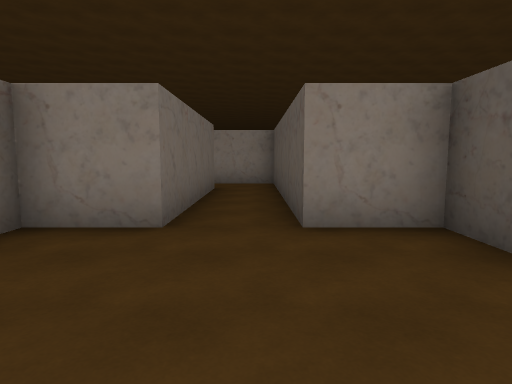
[1] (above)

24 first-person views from a walk through a scene from a Unity 3-D project. The camera is 1.5 m above the floor, tilts 6° down and sees 75° across. The floor is counted in squares, 2 m on a side. Each view is taken from the middle of a square. On the plan, view 1 faces up. The plan holds only what a view shows up to about 11 squares ahead; the rest is blank. The place goes on beyond the plan.

[2]
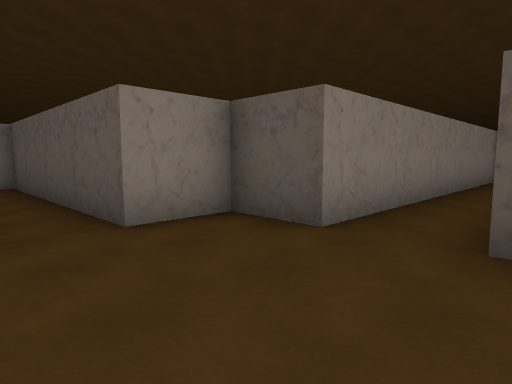

[3]
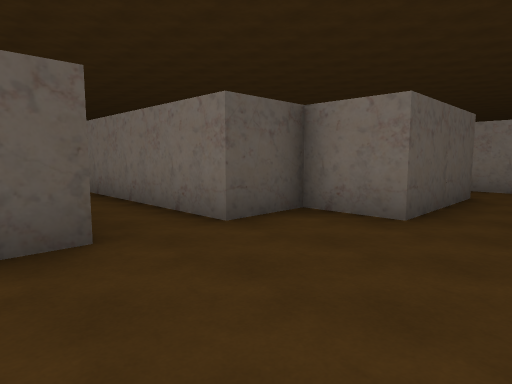

[4]
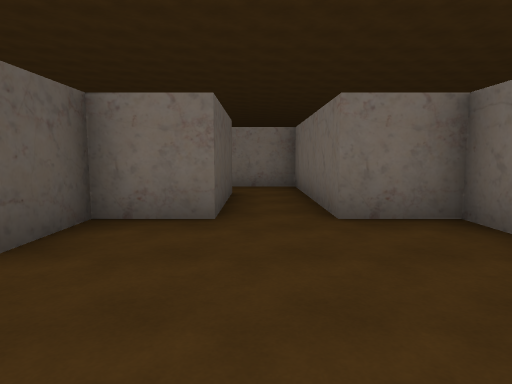

[5]
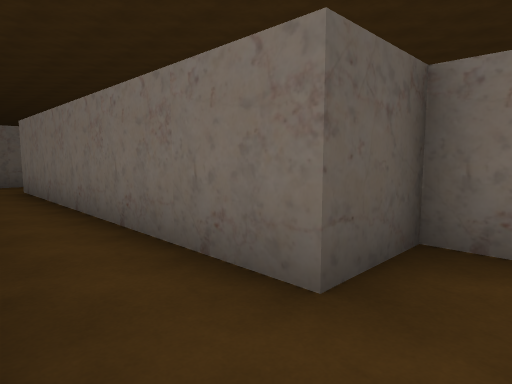

[6]
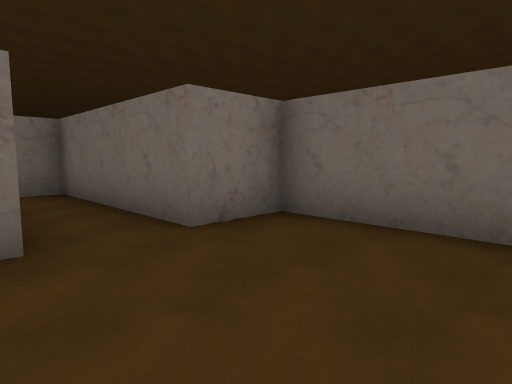

[7]
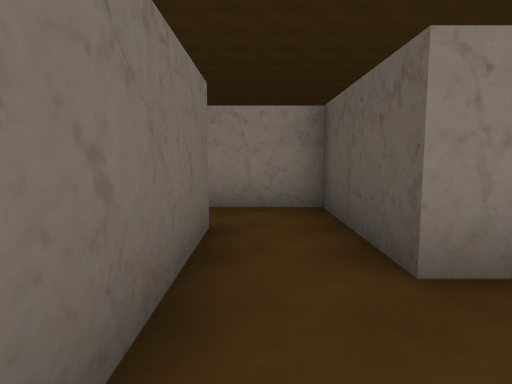

[8]
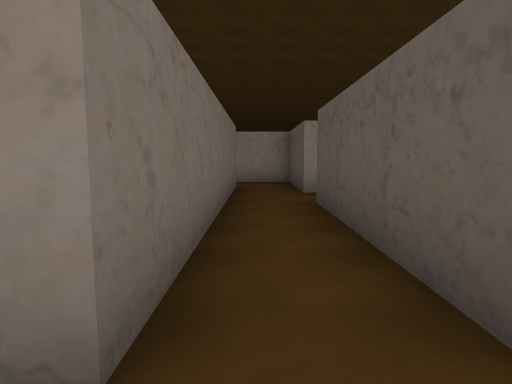

[9]
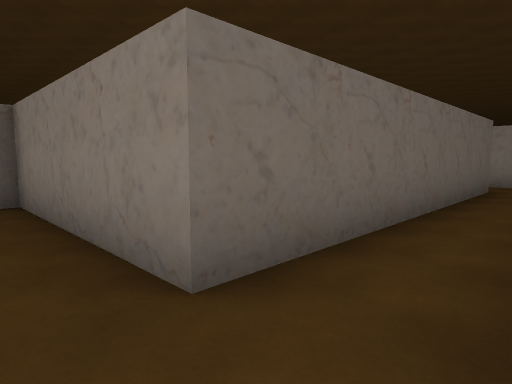

[10]
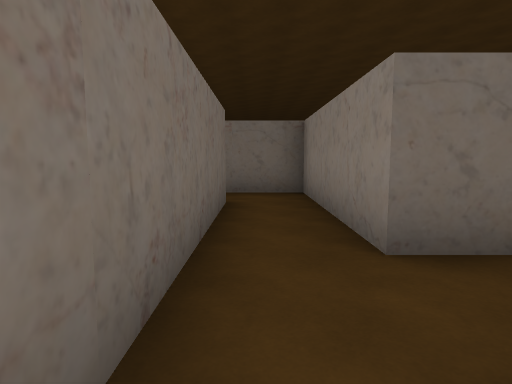

[11]
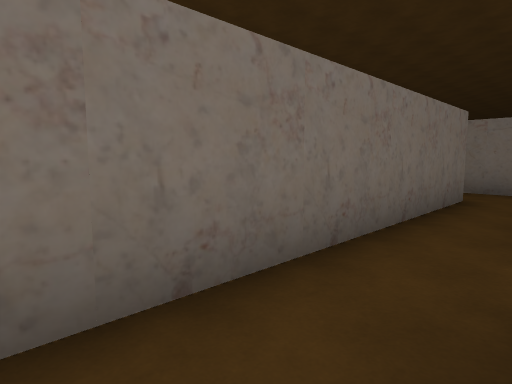

[12]
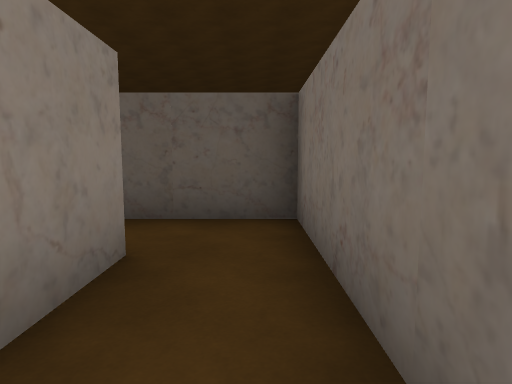

[13]
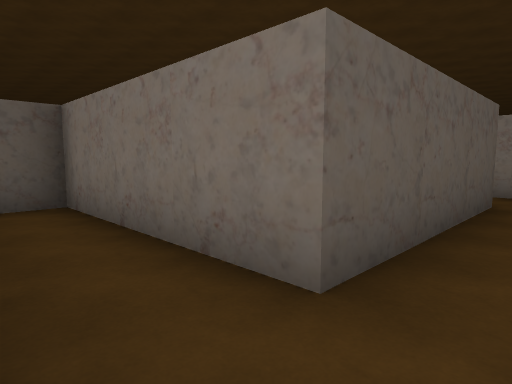

[14]
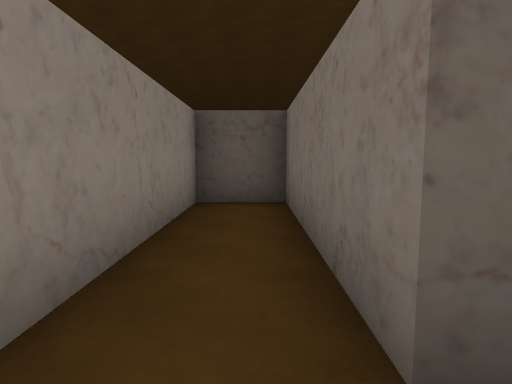

[15]
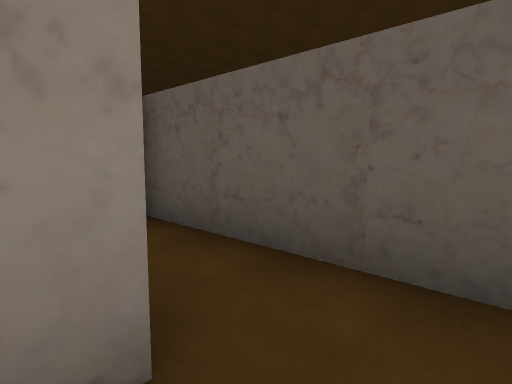

[16]
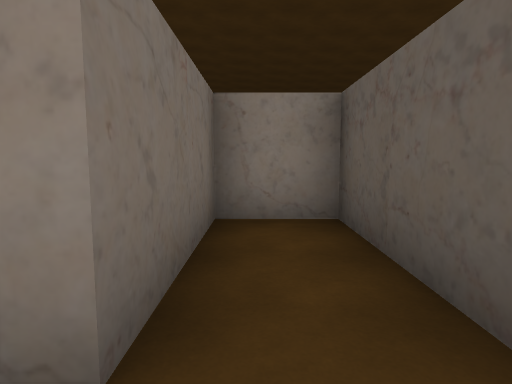

[17]
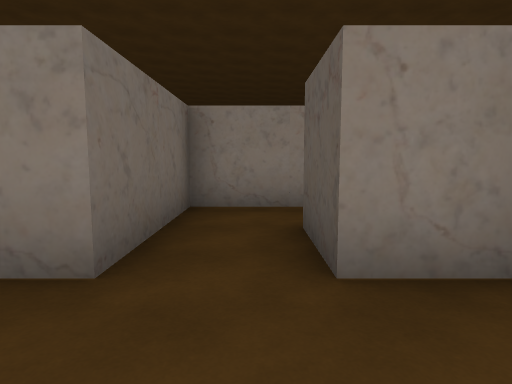

[18]
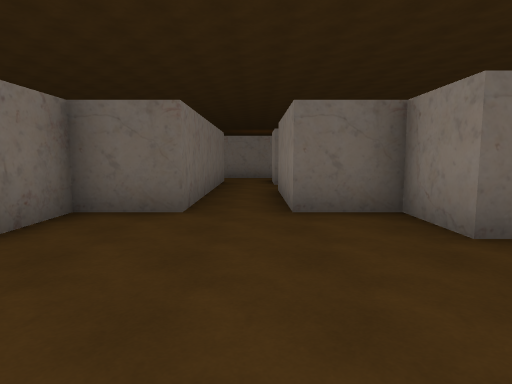

[19]
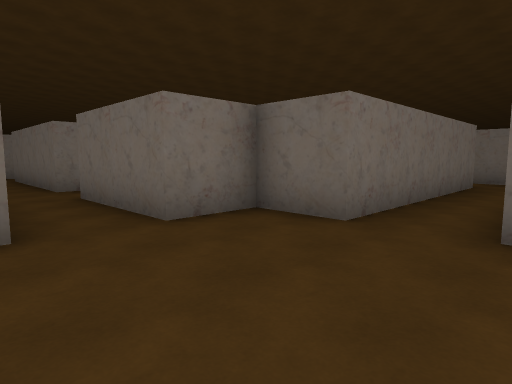

[20]
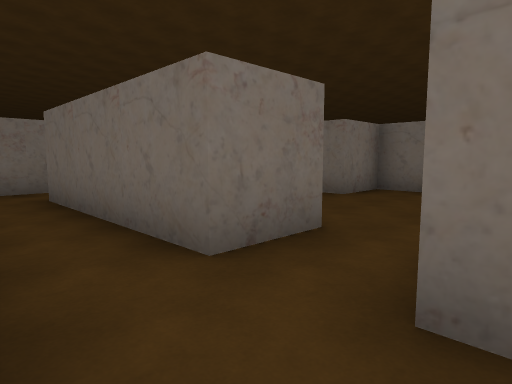

[21]
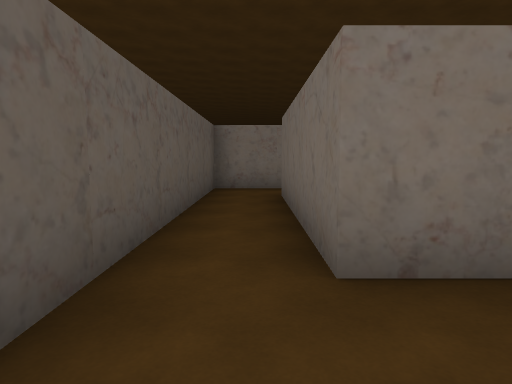

[22]
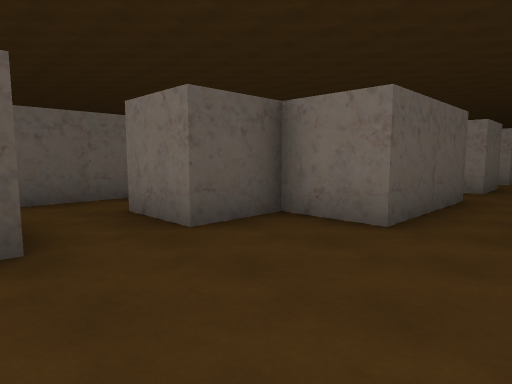

[23]
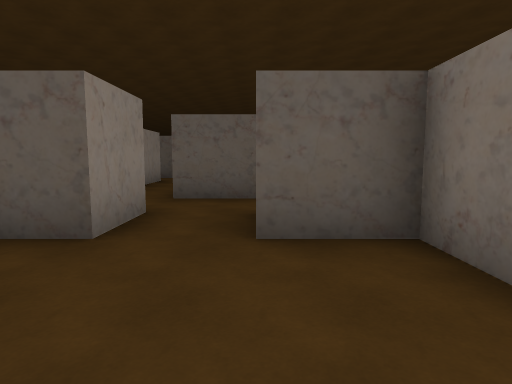

[24]
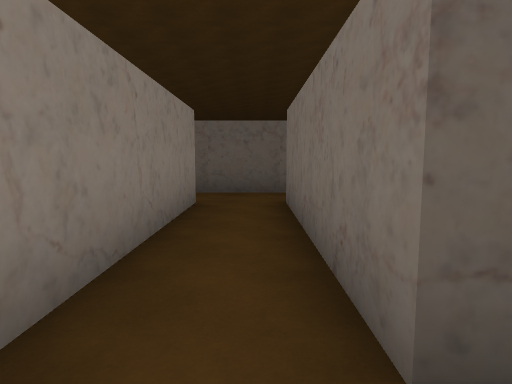

### Floor plan
Ten units are one square. View 1 is at (0, 0); x grows to the right and y downward. Boxes are objects, and circles mark ways between rooms. Rooms are numbered by the first view taken in them; rooms with no view inside come last. Other rooms are left out.
<svg viewBox="-30 -100 205 310">
<path fill="none" stroke="#000" d="M-25 -16 -25 10 -10 10 -10 45M5 40 5 10 20 10 20 -5 95 -5 95 15M-10 -80 -10 -35 -25 -35M110 10 110 -20 20 -20 20 -35 5 -35 5 -95 -12 -95M95 15 95 70M110 70 110 25 155 25 155 10 110 10M65 100 65 85 105 85M95 70 50 70 50 100M105 85 140 85 140 40 125 40 125 70 110 70M50 100 35 100 35 115 5 115M80 115 80 106M76 100 65 100M65 175 65 145 80 145 80 130M-5 130 35 130 35 145 50 145 50 175M95 115 80 115M80 130 95 130 95 175M91 190 110 190 110 115 155 115M155 100 111 100M170 118 170 106M50 190 50 205M65 205 65 190 69 190"/>
<circle cx="100" cy="5" r="3" fill="#2a7"/>
<circle cx="100" cy="70" r="3" fill="#2a7"/>
<circle cx="115" cy="80" r="3" fill="#2a7"/>
<circle cx="60" cy="95" r="3" fill="#2a7"/>
<circle cx="85" cy="120" r="3" fill="#2a7"/>
<circle cx="60" cy="170" r="3" fill="#2a7"/>
<circle cx="100" cy="180" r="3" fill="#2a7"/>
<text x="20" y="-10">1</text>
<text x="110" y="20">2</text>
<text x="70" y="80">3</text>
<text x="130" y="70">4</text>
<text x="50" y="130">5</text>
<text x="100" y="130">6</text>
<text x="70" y="180">7</text>
</svg>
Room 1 opens to room 2. Room 2 opens to room 3. Room 3 opens to room 4. Room 3 opens to room 5. Room 5 opens to room 6. Room 5 opens to room 7. Room 6 opens to room 7.

Where each view was taken, in squares from view 1:
view 1: 0 up, 0 right, facing up
view 2: 0 up, 1 left, facing up-right
view 3: 3 up, 1 left, facing down-right
view 4: 3 up, 0 right, facing down
view 5: 2 up, 1 right, facing down-right
view 6: 2 up, 1 right, facing down-left
view 7: 3 down, 10 right, facing up
view 8: 8 down, 10 right, facing up
view 9: 8 down, 11 right, facing up-left
view 10: 8 down, 12 right, facing left
view 11: 7 down, 13 right, facing down-left
view 12: 8 down, 10 right, facing right
view 13: 1 down, 10 right, facing down-right
view 14: 2 down, 10 right, facing right
view 15: 8 down, 12 right, facing up-right
view 16: 8 down, 13 right, facing up
view 17: 12 down, 6 right, facing up
view 18: 12 down, 8 right, facing left
view 19: 11 down, 7 right, facing down-left
view 20: 11 down, 11 right, facing down-left
view 21: 11 down, 10 right, facing down
view 22: 11 down, 5 right, facing down-right
view 23: 13 down, 5 right, facing right
view 24: 11 down, 10 right, facing right
